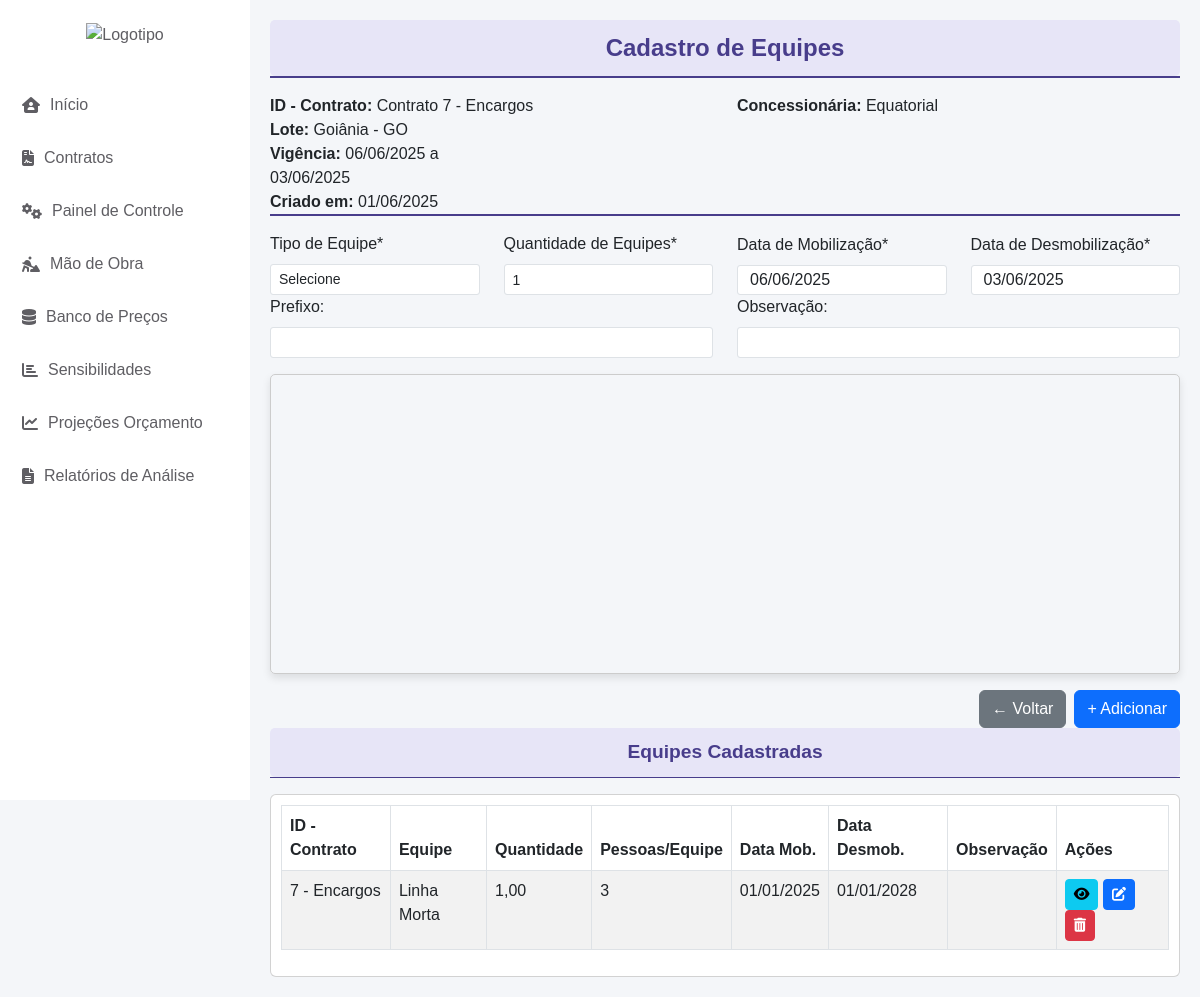
/cadastro_equipe/composicao/7/, run on an earlier commit of the app's database.
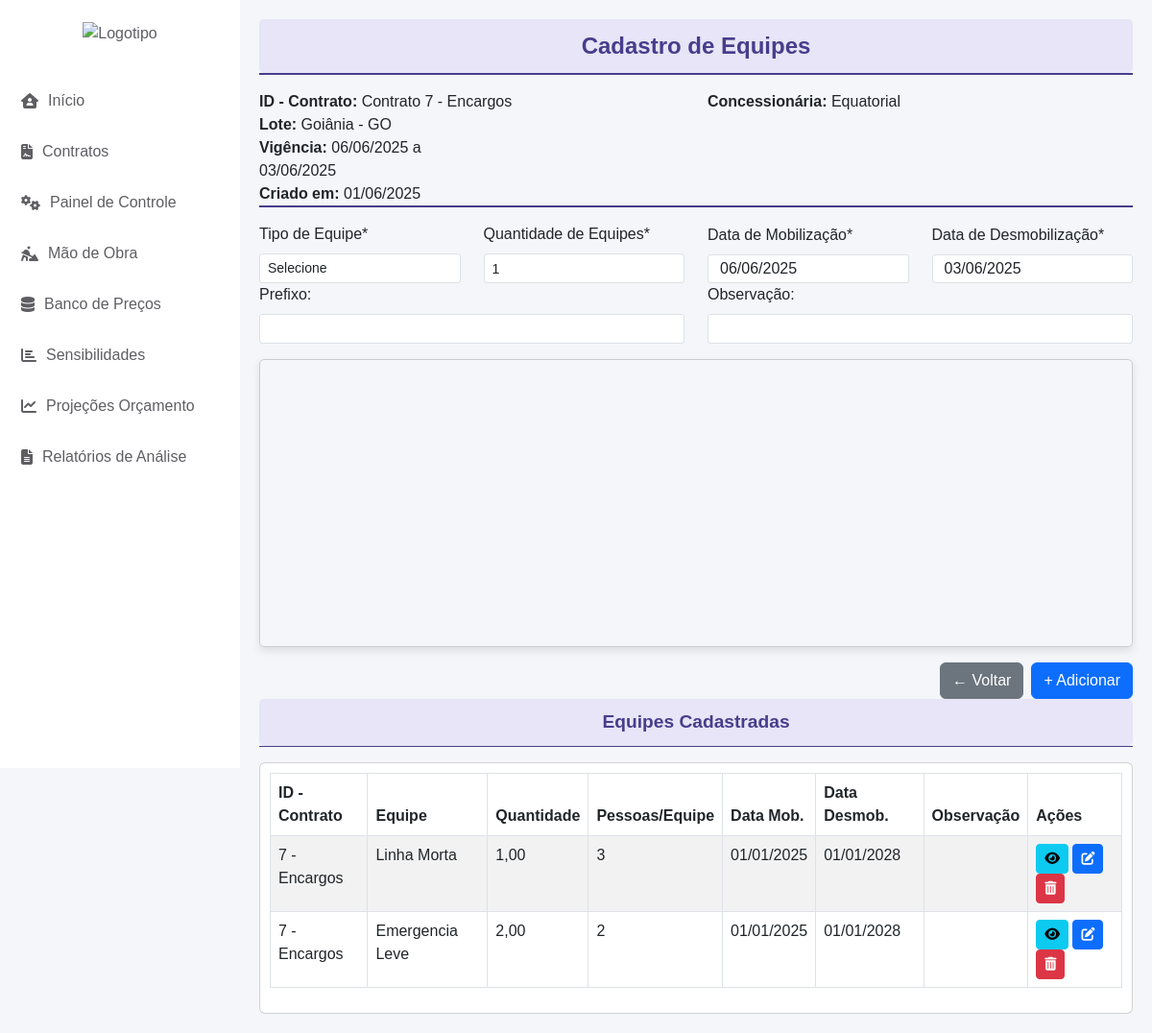
And on a later commit of the database.
### cadastro_equipe/models.py (models this page shows, shortened)
class ComposicaoEquipe(models.Model):
    composicao_id = models.UUIDField(primary_key=True, default=uuid.uuid4, editable=False)
    contrato = models.ForeignKey(CadastroContrato, on_delete=models.PROTECT)
    equipe = models.ForeignKey(Equipe, on_delete=models.PROTECT)
    quantidade_equipes = models.DecimalField(max_digits=10, decimal_places=2, default=0.00)
    data_mobilizacao = models.DateField(default='2025-01-01')
    data_desmobilizacao = models.DateField(default='2028-01-01')
    prefixo_equipe = models.TextField(blank=True, null=True)
    observacao = models.TextField(blank=True, null=True)  # Agora salva uma única vez por composição
    created_at = models.DateTimeField(auto_now_add=True)
    updated_at = models.DateTimeField(auto_now=True)

class Equipe(models.Model):
    nome = models.CharField(max_length=100, unique=True)

### cad_contrato/models.py (models this page shows)
class CadastroContrato(models.Model):
    ESTADOS_CHOICES = [
        ('AC', 'Acre'),
        ('AL', 'Alagoas'),
        ('AP', 'Amapá'),
        ('AM', 'Amazonas'),
        ('BA', 'Bahia'),
        ('CE', 'Ceará'),
        ('DF', 'Distrito Federal'),
        ('ES', 'Espírito Santo'),
        ('GO', 'Goiás'),
        ('MA', 'Maranhão'),
        ('MT', 'Mato Grosso'),
        ('MS', 'Mato Grosso do Sul'),
        ('MG', 'Minas Gerais'),
        ('PA', 'Pará'),
        ('PB', 'Paraíba'),
        ('PR', 'Paraná'),
        ('PE', 'Pernambuco'),
        ('PI', 'Piauí'),
        ('RJ', 'Rio de Janeiro'),
        ('RN', 'Rio Grande do Norte'),
        ('RS', 'Rio Grande do Sul'),
        ('RO', 'Rondônia'),
        ('RR', 'Roraima'),
        ('SC', 'Santa Catarina'),
        ('SP', 'São Paulo'),
        ('SE', 'Sergipe'),
        ('TO', 'Tocantins'),
    ]
    STATUS_CHOICES = [
        ('EM_LICITACAO', 'Em Licitação'),
        ('EM_RENOVACAO', 'Em Renovação'),
        ('ATIVO', 'Ativo'),
        ('ENCERRADO', 'Encerrado'),
    ]
    contrato = models.AutoField(primary_key=True)
    concessionaria = models.CharField(max_length=100, default='Equatorial')
    estado = models.CharField(max_length=2, choices=ESTADOS_CHOICES, default='GO')
    municipio = models.CharField(max_length=100, default='Goiânia')
    escopo_contrato = models.CharField(max_length=255)
    inicio_vigencia_contrato = models.DateField(default='2025-01-01')
    fim_vigencia_contrato = models.DateField(default='2029-01-01')
    versao_base = models.ForeignKey('self', null=True, blank=True, on_delete=models.PROTECT, related_name='versoes')
    numero_versao = models.IntegerField(default=0)
    descricao_alteracao = models.TextField(blank=True)
    status_contrato = models.CharField(max_length=15, choices=STATUS_CHOICES, default='EM_LICITACAO', verbose_name="Status do Contrato")
    valor_inicial = models.DecimalField(max_digits=15, decimal_places=2, default=0.00, verbose_name="Valor Inicial do Contrato")
    created_at = models.DateTimeField(auto_now_add=True)
    updated_at = models.DateTimeField(auto_now=True)
    class Meta:
        ordering = ['-created_at']
    def __str__(self):
        return f"Contrato {self.contrato} - {self.escopo_contrato}"

### cadastro_equipe/views.py (the view, shortened to what this page needs)
# urls.py: path('composicao/<int:contrato_id>/', ComposicaoEquipeView.as_view(), name='composicao_equipe'),
class ComposicaoEquipeView(View):
    def get(self, request, contrato_id=None):
        contrato = get_object_or_404(CadastroContrato, contrato=contrato_id)
        equipes_cadastradas = ComposicaoEquipe.objects.filter(contrato=contrato).values_list('equipe_id', flat=True)
        equipes = Equipe.objects.exclude(id__in=equipes_cadastradas)
        funcoes = Funcao.objects.all()
        composicoes = ComposicaoEquipe.objects.filter(contrato=contrato)
        for composicao in composicoes:
            composicao.total_funcionarios = composicao.funcoes.aggregate(Sum('quantidade_funcionarios'))['quantidade_funcionarios__sum'] or 0
        return render(request, 'composicao_equipe.html', {
            'contrato_id': contrato_id,
            'equipes': equipes,
            'escopo_contrato': contrato.escopo_contrato,
            'funcoes': funcoes,
            'composicoes': composicoes,
            'inicio_vigencia_contrato': contrato.inicio_vigencia_contrato,  # Passa a data no contexto
            'fim_vigencia_contrato': contrato.fim_vigencia_contrato  # Passa a data no contexto
        })

### app/context_processors.py (called while the page is built)
def contrato_context(request):
    contrato_id = request.session.get('contrato_id')
    contrato = None
    if contrato_id:
        try:
            contrato = CadastroContrato.objects.get(contrato=contrato_id)
        except CadastroContrato.DoesNotExist:
            pass
    return {'contrato': contrato}

### cadastro_equipe/templates/composicao_equipe.html (shortened to what the changed rows need)
{% extends 'base.html' %}
{% block content %}
    <div class="row mt-2">
        <div class="col-md-12">
            <div class="card">
                <div class="card-body">
                    <table class="table table-bordered table-striped">
                        <thead style="background-color: #483D8B; color: white; height: 35px;">
                            <tr>
                                <th>ID - Contrato</th>
                                <th>Equipe</th>
                                <th>Quantidade</th>
                                <th>Pessoas/Equipe</th>
                                <th>Data Mob.</th>
                                <th>Data Desmob.</th>
                                <th>Observação</th>
                                <th>Ações</th>
                            </tr>
                        </thead>
                        <tbody>
                            {% for composicao in composicoes %}
                                <tr>
                                    <td>{{ composicao.contrato_id }} - {{ composicao.contrato.escopo_contrato }}</td>
                                    <td>{{ composicao.equipe.nome }}</td>
                                    <td>{{ composicao.quantidade_equipes }}</td>
                                    <td>{{ composicao.total_funcionarios }}</td>
                                    <td>{{ composicao.data_mobilizacao|date:"d/m/Y" }}</td>
                                    <td>{{ composicao.data_desmobilizacao|date:"d/m/Y" }}</td>
                                    <td>{{ composicao.observacao }}</td>
                                    <td>
                                        <a href="{% url 'detalhes_equipe' composicao.pk %}" class="btn btn-info btn-sm ver">
                                            <i class="fas fa-eye"></i>
                                        </a>
                                        <button class="btn btn-primary btn-sm editar" data-id="{{ composicao.pk }}" onclick="if (confirm('Tem certeza de que deseja editar esta equipe?')) { window.scrollTo({ top: 0, behavior: 'smooth' }); return true; } else { return false; }">
                                            <i class="fas fa-edit"></i>
                                        </button>
                                        <button class="btn btn-danger btn-sm excluir" data-id="{{ composicao.pk }}">
                                            <i class="fas fa-trash-alt"></i>
                                        </button>
                                    </td>
                                </tr>
                            {% empty %}
                                <tr>
                                    <td colspan="6" class="text-center">Nenhuma equipe cadastrada.</td>
                                </tr>
                            {% endfor %}
                        </tbody>
                    </table>
                </div>
            </div>
        </div>
    </div>
    <link rel="stylesheet" href="https://cdn.jsdelivr.net/npm/handsontable@12.1.0/dist/handsontable.full.min.css">
{% endblock %}

What changed in the data, as far as the page shows it:
added ComposicaoEquipe: contrato_id "7", contrato.escopo_contrato "Encargos", equipe.nome "Emergencia Leve", quantidade_equipes "2,00", total_funcionarios "2", data_mobilizacao "01/01/2025", data_desmobilizacao "01/01/2028"
